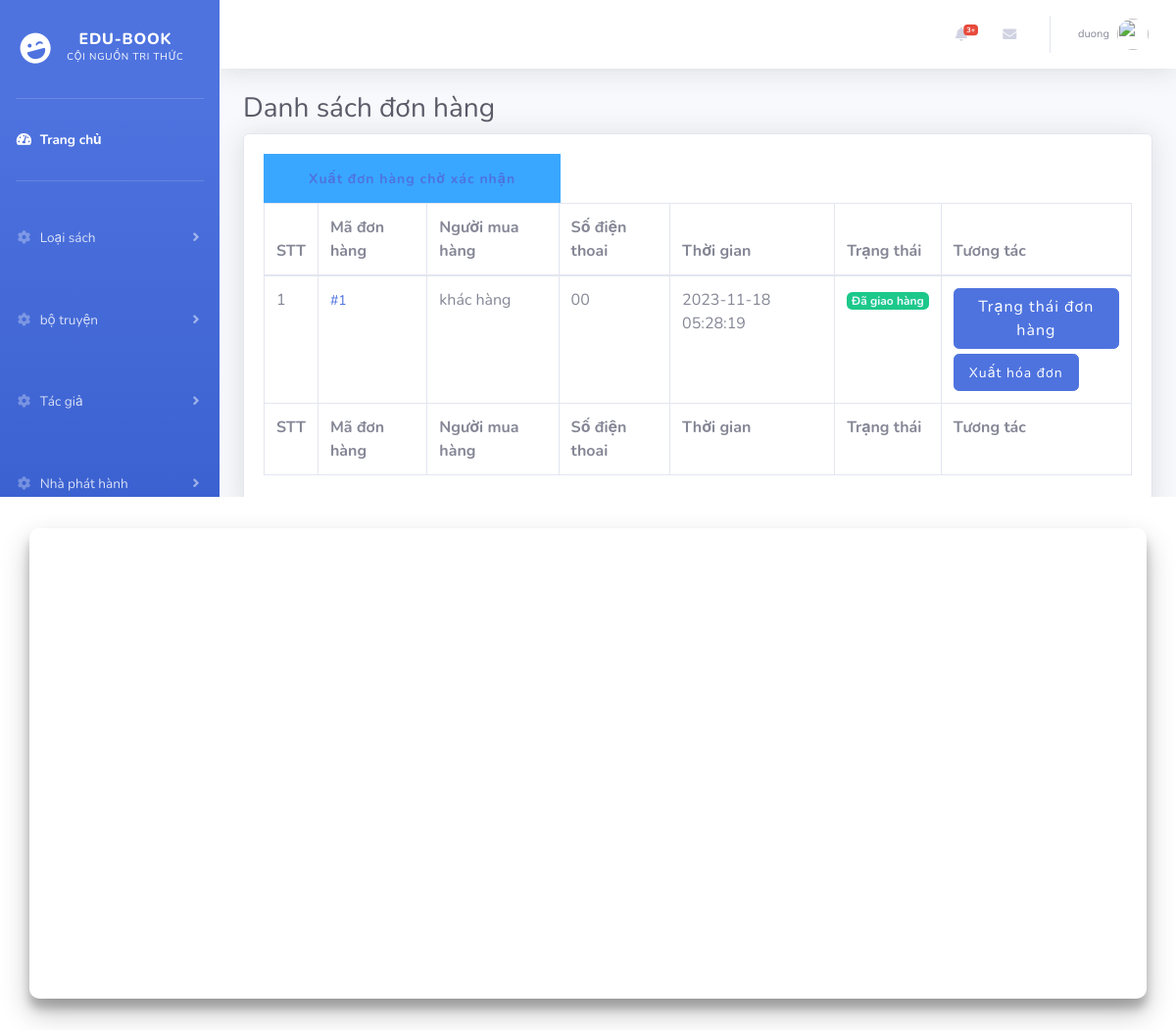
The app's page /index.php?controller=donHang (signed in), older data.
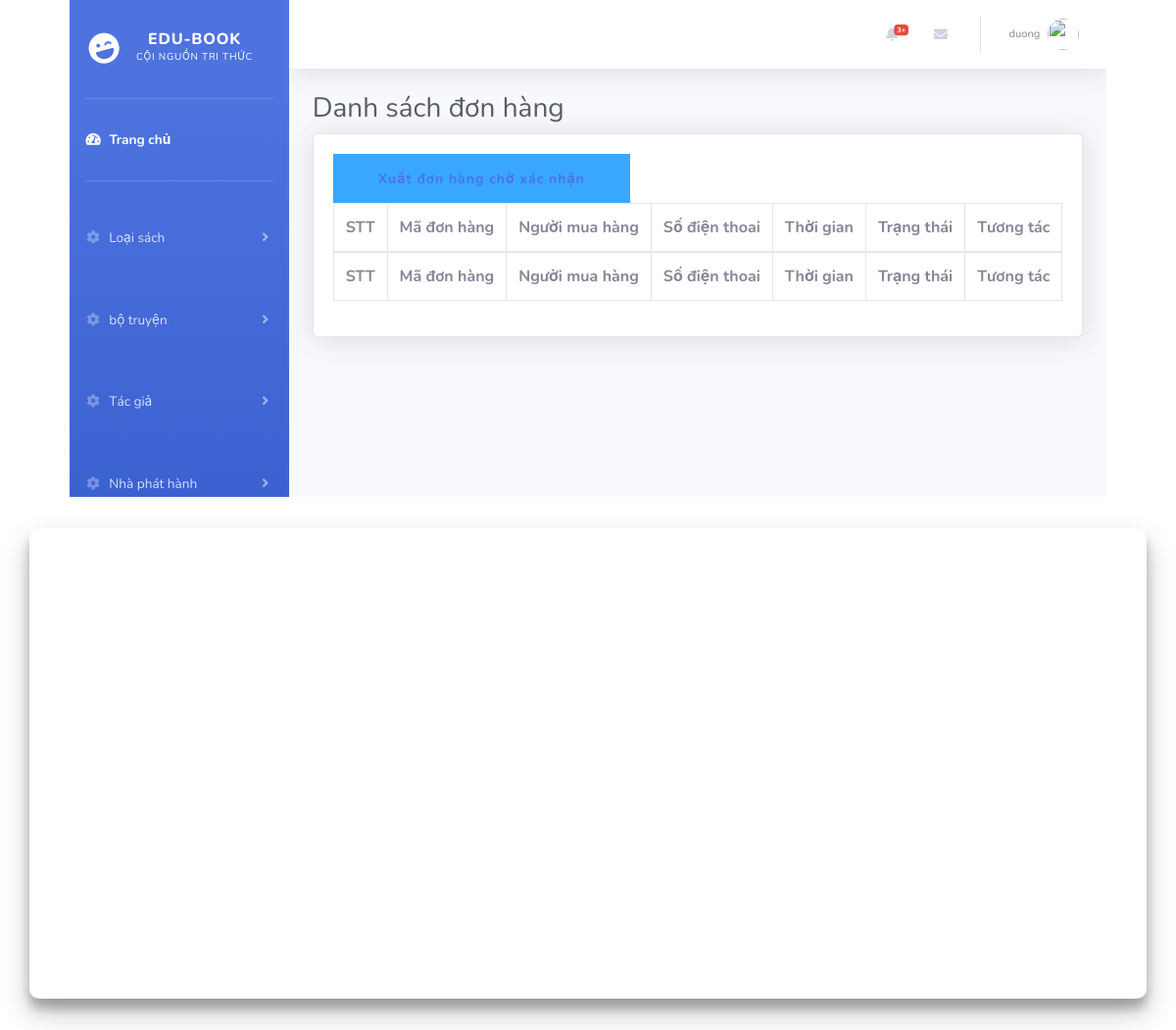
The same page, newer data.
### tables this page shows
CREATE TABLE `don_hang` (
  `id_don_hang` int(11) NOT NULL,
  `id_user` int(11) NOT NULL,
  `thoi_gian` timestamp NOT NULL DEFAULT current_timestamp() ON UPDATE current_timestamp(),
  `id_trang_thai_don_hang` int(11) NOT NULL,
  `ghi_chu` varchar(100) NOT NULL
);

CREATE TABLE `users` (
  `id_user` int(11) NOT NULL,
  `email` varchar(255) NOT NULL,
  `mat_khau` varchar(100) NOT NULL,
  `sdt` varchar(10) DEFAULT NULL,
  `ten` varchar(100) DEFAULT 'khác hàng',
  `anh` varchar(100) NOT NULL DEFAULT 'user.jpg',
  `id_quyen` int(11) NOT NULL DEFAULT 4,
  `trang_thai` tinyint(1) NOT NULL DEFAULT 1
);

CREATE TABLE `trang_thai_don_hang` (
  `id_trang_thai_don_hang` int(11) NOT NULL,
  `ten_trang_thai_don_hang` varchar(50) NOT NULL
);

### DAO/ConnectDAO.php (called while the page is built, shortened)
<?php
class BaseDAO
{
    public function __construct()
    {
        require_once('config/PDO.php');
        $this->PDO = $pdo;
    }
}

### DAO/DonHangDAO.php (called while the page is built, shortened)
<?php
include_once 'models/DonHang.php';
include_once 'DAO/ConnectDAO.php';
class DonHangDAO extends BaseDAO
{
    public function show()
    {
        $sql = "SELECT DISTINCT don_hang.id_don_hang, ho_don.ma_hoa_don, users.ten, users.sdt, don_hang.thoi_gian, trang_thai_don_hang.ten_trang_thai_don_hang, trang_thai_don_hang.id_trang_thai_don_hang
        FROM `don_hang`
        INNER JOIN `trang_thai_don_hang` ON don_hang.id_trang_thai_don_hang = trang_thai_don_hang.id_trang_thai_don_hang
        JOIN users ON users.id_user = don_hang.id_user
        JOIN ho_don ON don_hang.id_don_hang = ho_don.id_don_hang
        ORDER BY don_hang.id_don_hang DESC;
        ";
        $stmt = $this->PDO->prepare($sql);
        $stmt->execute();
        $lists = array();
        while ($row = $stmt->fetch(PDO::FETCH_ASSOC)) {
            $product = new DonHangshow($row['id_don_hang'], $row['ma_hoa_don'], $row['ten'], $row['sdt'], $row['thoi_gian'], $row['id_trang_thai_don_hang'], $row['ten_trang_thai_don_hang']);
            $lists[] = $product;
        }
        return $lists;
    }
}

### models/DonHang.php (called while the page is built, shortened)
<?php
class DonHangshow
{
    public function __construct($id_don_hang, $ma_hoa_don, $id_user, $sdt, $thoi_gian, $id_trang_thai_don_hang, $ten_tt_don_hang)
    {
        $this->id_don_hang = $id_don_hang;
        $this->id_user = $id_user;
        $this->thoi_gian = $thoi_gian;
        $this->ten_tt_don_hang = $ten_tt_don_hang;
        $this->sdt = $sdt;
        $this->ma_hoa_don = $ma_hoa_don;
    }
}

### views/donhang/admin/list.php (the view, shortened to what the changed rows need)
<?php include "views/layout/admin/Header.php";
?>
<div class="container-fluid">
    <h1 class="h3 mb-2 text-gray-800">Danh sách đơn hàng</h1>
    <div class="card shadow mb-4">
        <div class="card-body">
            <div class="table-responsive">
                <table class="table table-bordered" id="dataTable" width="100%" cellspacing="0">
                    <thead>
                        <tr>
                            <th>STT</th>
                            <th>Mã đơn hàng</th>
                            <th>Người mua hàng </th>
                            <th>Số điện thoai</th>
                            <th>Thời gian</th>
                            <th>Trạng thái</th>
                            <th>Tương tác</th>
                        </tr>
                    </thead>
                    <tfoot>
                        <tr>
                            <th>STT</th>
                            <th>Mã đơn hàng</th>
                            <th>Người mua hàng</th>
                            <th>Số điện thoai</th>
                            <th>Thời gian</th>
                            <th>Trạng thái</th>
                            <th>Tương tác</th>
                        </tr>
                    </tfoot>
                    <tbody>
                        <?php foreach ($list as $i => $dh) { ?>
                        <tr id="dh<?php echo $dh->id_don_hang ?>">
                            <td><?php echo $i + 1 ?></td>
                            <td> <a
                                    href="index.php?controller=donHang_fix&id=<?php echo $dh->id_don_hang ?>">#<?php echo $dh->ma_hoa_don ?></a>
                            </td>
                            <td><?php echo $dh->id_user ?></td>
                            <td><?php echo $dh->sdt ?></td>
                            <td><?php echo $dh->thoi_gian ?></td>
                            <th> <?php
                                        if ($dh->ten_tt_don_hang == "Chờ xác nhận") {
                                        ?> <span style="color: black;" class="badge bg-warning text-dark">
                                    <?php echo $dh->ten_tt_don_hang ?></span>
                                <?php
                                        } elseif ($dh->ten_tt_don_hang == "Đang giao hàng") {
                                    ?> <span style="color: aliceblue;" class="badge bg-primary">
                                    <?php echo $dh->ten_tt_don_hang ?></span>
                                <?php
                                        } elseif ($dh->ten_tt_don_hang == "Hủy") {
                                    ?> <span style="color: aliceblue;" class="badge bg-danger">
                                    <?php echo $dh->ten_tt_don_hang ?></span>
                                <?php
                                        } elseif ($dh->ten_tt_don_hang == "Đã giao hàng") {
                                    ?> <span style="color: aliceblue;" class="badge bg-success">
                                    <?php echo $dh->ten_tt_don_hang ?></span>
                                <?php
                                        } elseif ($dh->ten_tt_don_hang == "Giao hàng không thành công") {
                                    ?> <span style="color: aliceblue;" class="badge bg-secondary">
                                    <?php echo $dh->ten_tt_don_hang ?></span>
                                <?php
                                        }
                                    ?>
                            </th>
                            <td>
                                <button type="button" class="btn btn-primary" data-toggle="modal"
                                    data-target="#exampleModalLong" onclick="showDH(<?php echo $dh->id_don_hang ?>)">
                                    Trạng thái đơn hàng
                                </button>
                                <br>
                                <button style="margin-top: 5px;" type="button" class="btn btn-primary">
                                    <a style="padding: 3px;color: white" href="index.php?controller=donHang_exportId&id=<?php echo $dh->id_don_hang?>">Xuất hóa đơn</a>
                                </button>
                            </td>
                        </tr>
                        <?php } ?>
                    </tbody>
                </table>
            </div>
        </div>
    </div>
</div>
<?php include "views/layout/admin/Footer.php"; ?>

Row changes from the older to the newer data that the page shows:
removed don_hang: ma_hoa_don "1", id_user.ten "khác hàng", id_user.sdt "00", thoi_gian "2023-11-18 05:28:19", id_trang_thai_don_hang.ten_trang_thai_don_hang "Đã giao hàng"
